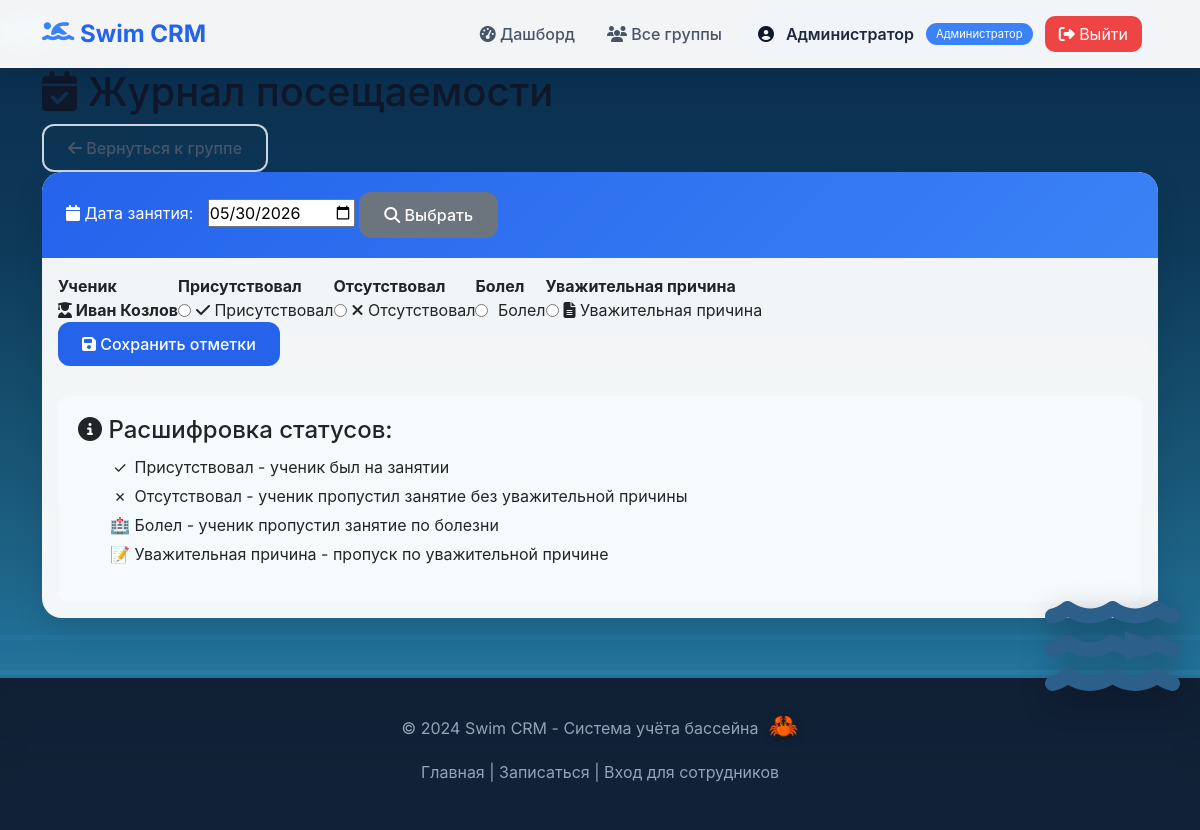
The app's page /trainer/group/4/attendance (signed in), older data.
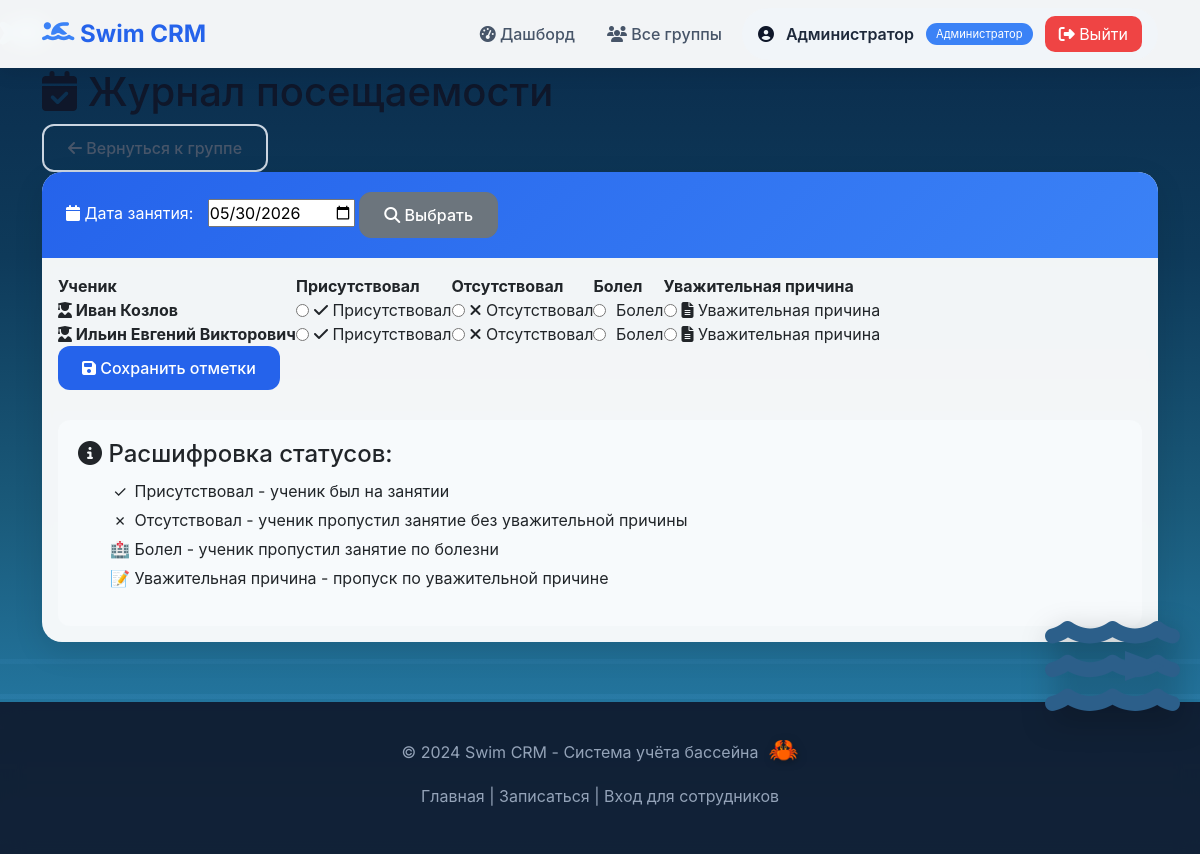
The same page, newer data.
### tables this page shows
CREATE TABLE children (
                id INTEGER PRIMARY KEY AUTOINCREMENT,
                parent_id INTEGER NOT NULL,
                full_name VARCHAR(255) NOT NULL,
                age INTEGER CHECK (age BETWEEN 3 AND 17),
                class_number INTEGER CHECK (class_number BETWEEN 0 AND 11 OR class_number IS NULL),
                school_name VARCHAR(255),
                swimming_years INTEGER DEFAULT 1,
                shift VARCHAR(10) CHECK (shift IN ('day', 'evening')),
                desired_lessons_per_week INTEGER CHECK (desired_lessons_per_week IN (1,2,3)),
                created_at TIMESTAMP DEFAULT CURRENT_TIMESTAMP,
                FOREIGN KEY (parent_id) REFERENCES parents(id) ON DELETE CASCADE
            );

### main.py (the view)
@app.get("/trainer/group/{group_id}/attendance", response_class=HTMLResponse)
async def attendance_mark_form(
    request: Request,
    group_id: int,
    date_param: Optional[str] = None,  # дата в формате YYYY-MM-DD
    current_user = Depends(get_current_user),
    db_cursor = Depends(get_db)
):
    require_trainer_or_admin(current_user)
    if not can_manage_group(group_id, current_user, db_cursor):
        raise HTTPException(status_code=403, detail="Нет доступа")
    if not date_param:
        dt = date.today()
    else:
        try:
            dt = date.fromisoformat(date_param)
        except ValueError:
            raise HTTPException(status_code=400, detail="Неверный формат даты")
    db_cursor.execute(
        """
        SELECT c.id, c.full_name
        FROM enrollments e
        JOIN children c ON e.child_id = c.id
        WHERE e.group_id = ? AND e.is_active = 1
        ORDER BY c.full_name
        """,
        (group_id,)
    )
    students = db_cursor.fetchall()
    attendance_map = {}
    for student in students:
        db_cursor.execute("SELECT id FROM enrollments WHERE child_id = ? AND group_id = ? AND is_active = 1", (student["id"], group_id))
        enrollment = db_cursor.fetchone()
        if enrollment:
            db_cursor.execute(
                "SELECT status FROM attendance WHERE enrollment_id = ? AND date = ?",
                (enrollment["id"], dt.isoformat())
            )
            row = db_cursor.fetchone()
            attendance_map[student["id"]] = row["status"] if row else None
    return templates.TemplateResponse(
        request,
        "attendance_mark.html",
        {
            "request": request,
            "group_id": group_id,
            "students": students,
            "date": dt,
            "attendance": attendance_map,
            "current_user": current_user
        }
    )

### templates/attendance_mark.html (shortened to what the changed rows need)
{% extends "base.html" %}
{% block content %}
<div class="container">
    <div class="page-header">
        <h1><i class="fas fa-calendar-check"></i> Журнал посещаемости</h1>
    </div>
    <div class="card">
        <div class="card-body">
            <form method="post" action="/trainer/group/{{ group_id }}/attendance">
                {% if students %}
                    <div class="table-wrapper">
                        <table class="attendance-table">
                            <thead>
                                <tr>
                                    <th>Ученик</th>
                                    <th>Присутствовал</th>
                                    <th>Отсутствовал</th>
                                    <th>Болел</th>
                                    <th>Уважительная причина</th>
                                </tr>
                            </thead>
                            <tbody>
                                {% for student in students %}
                                <tr>
                                    <td class="student-name">
                                        <strong><i class="fas fa-user-graduate"></i> {{ student.full_name }}</strong>
                                    </td>
                                    <td class="status-option">
                                        <label class="status-label present" style="display: flex; align-items: center; gap: 5px; cursor: pointer;">
                                            <input type="radio" name="status_{{ student.id }}" value="present"
                                                   {% if attendance.get(student.id) == 'present' %}checked{% endif %}>
                                            <span class="status-present"><i class="fas fa-check"></i> Присутствовал</span>
                                        </label>
                                    </td>
                                    <td class="status-option">
                                        <label class="status-label absent" style="display: flex; align-items: center; gap: 5px; cursor: pointer;">
                                            <input type="radio" name="status_{{ student.id }}" value="absent"
                                                   {% if attendance.get(student.id) == 'absent' %}checked{% endif %}>
                                            <span class="status-absent"><i class="fas fa-times"></i> Отсутствовал</span>
                                        </label>
                                    </td>
                                    <td class="status-option">
                                        <label class="status-label sick" style="display: flex; align-items: center; gap: 5px; cursor: pointer;">
                                            <input type="radio" name="status_{{ student.id }}" value="sick"
                                                   {% if attendance.get(student.id) == 'sick' %}checked{% endif %}>
                                            <span class="status-sick"> Болел</span>
                                        </label>
                                    </td>
                                    <td class="status-option">
                                        <label class="status-label excused" style="display: flex; align-items: center; gap: 5px; cursor: pointer;">
                                            <input type="radio" name="status_{{ student.id }}" value="excused"
                                                   {% if attendance.get(student.id) == 'excused' %}checked{% endif %}>
                                            <span class="status-excused"><i class="fas fa-file-alt"></i> Уважительная причина</span>
                                        </label>
                                    </td>
                                </tr>
                                {% endfor %}
                            </tbody>
                        </table>
                    </div>
                {% endif %}
            </form>
        </div>
    </div>
</div>
{% endblock %}

### templates/base.html (shortened to what this page needs)
<!DOCTYPE html>
<html lang="ru">
<head>
    <link href="https://cdn.jsdelivr.net/npm/bootstrap@5.3.0/dist/css/bootstrap.min.css" rel="stylesheet">
    <link rel="stylesheet" href="https://cdnjs.cloudflare.com/ajax/libs/font-awesome/6.4.0/css/all.min.css">
</head>
<body>
    <div class="water-background">
        <div class="wave"></div>
        <div class="wave"></div>
    </div>
    <div class="dolphin dolphin-1">
    </div>
    <div class="dolphin dolphin-2">
    </div>
    <div class="dolphin dolphin-3">
    </div>
    <div class="dolphin dolphin-4">
    </div>
    <div class="whale">
        <i class="fas fa-water"></i>
        <div class="whale-mouth"></div>
    </div>
    <nav class="navbar navbar-expand-lg">
        <div class="container">
            <a class="navbar-brand" href="/">
                <i class="fas fa-swimmer"></i>
                <span>Swim CRM</span>
            </a>
            <div class="collapse navbar-collapse" id="navbarNav">
                <ul class="navbar-nav ms-auto align-items-center gap-2">
                    {% if current_user %}
                        {% if current_user.type == 'parent' %}
                            <li class="nav-item"><a class="nav-link" href="/parent/profile"><i class="fas fa-user"></i> Мои дети</a></li>
                        {% elif current_user.type == 'trainer' %}
                            <li class="nav-item"><a class="nav-link" href="/trainer/dashboard"><i class="fas fa-chalkboard-user"></i> Мои группы</a></li>
                        {% elif current_user.type == 'admin' %}
                            <li class="nav-item"><a class="nav-link" href="/dashboard"><i class="fas fa-tachometer-alt"></i> Дашборд</a></li>
                            <li class="nav-item"><a class="nav-link" href="/trainer/dashboard"><i class="fas fa-users"></i> Все группы</a></li>
                        {% endif %}
                        <li class="nav-item">
                            <div class="user-info">
                                <i class="fas fa-user-circle"></i>
                                <span class="user-name">{{ current_user.name }}</span>
                                <span class="user-type">
                                    {% if current_user.type == 'parent' %}Родитель
                                    {% elif current_user.type == 'trainer' %}Тренер
                                    {% else %}Администратор{% endif %}
                                </span>
                                <a href="/logout" class="logout-btn" style="background: #ef4444; color: white; padding: 6px 14px; border-radius: 10px; text-decoration: none;">
                                    <i class="fas fa-sign-out-alt"></i> Выйти
                                </a>
                            </div>
                        </li>
                    {% else %}
                        <li class="nav-item"><a class="nav-link" href="/login"><i class="fas fa-sign-in-alt"></i> Вход</a></li>
                        <li class="nav-item"><a class="btn btn-primary" href="/apply"><i class="fas fa-pen"></i> Записаться</a></li>
                    {% endif %}
                </ul>
            </div>
        </div>
    </nav>
    <main class="fade-in">
        {% block content %}
        {% endblock %}
    </main>
    <footer class="footer">
        <p>&copy; 2024 Swim CRM - Система учёта бассейна</p>
        <p class="mt-2">
            <a href="/">Главная</a> |
            <a href="/apply">Записаться</a> |
            <a href="/login">Вход для сотрудников</a>
        </p>
    </footer>
<div class="ocean-background" id="oceanBackground"></div>
</body>
</html>

Row changes from the older to the newer data that the page shows:
added children: full_name "Ильин Евгений Викторович", id "☐ Присутствовал", id "☐ Отсутствовал", id "☐ Болел", id "☐ Уважительная причина"
